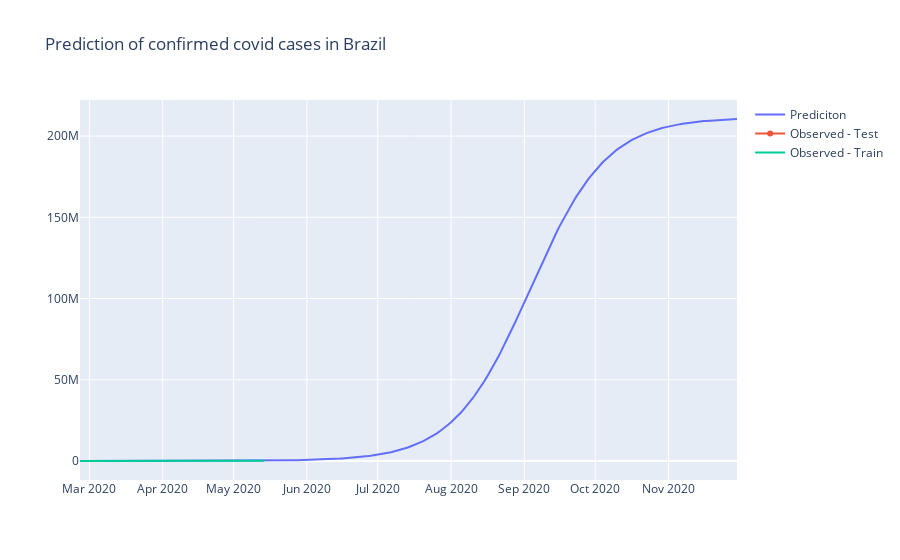

Notebook code cell kept with this figure:
### Code cell
fig = go.Figure()

fig.add_trace(go.Scatter(x=forecast.ds, y=forecast.yhat, name='Prediciton'))
fig.add_trace(go.Scatter(x=test.ds, y=test, name='Observed - Test'))
fig.add_trace(go.Scatter(x=train.ds, y=train.y, name='Observed - Train'))
fig.update_layout(title='Prediction of confirmed covid cases in Brazil')
fig.show()
